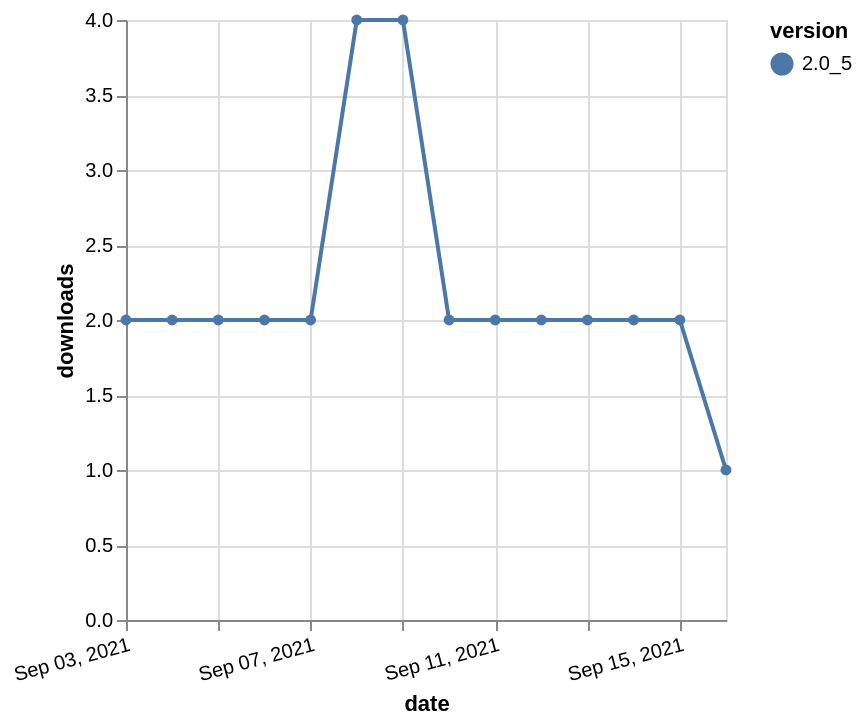

Vega-Lite specification for this chart:
### Vega-Lite specification from a JSON file in a GitHub repository (floating-point values rounded to 4 significant figures)
{"$schema": "https://vega.github.io/schema/vega-lite/v5.json", "description": "A simple bar chart with embedded data.", "data": {"values": [{"date": "2021-09-03", "total": 3666, "delta": 2, "version": "2.0_5"}, {"date": "2021-09-04", "total": 3668, "delta": 2, "version": "2.0_5"}, {"date": "2021-09-05", "total": 3670, "delta": 2, "version": "2.0_5"}, {"date": "2021-09-06", "total": 3672, "delta": 2, "version": "2.0_5"}, {"date": "2021-09-07", "total": 3674, "delta": 2, "version": "2.0_5"}, {"date": "2021-09-08", "total": 3678, "delta": 4, "version": "2.0_5"}, {"date": "2021-09-09", "total": 3682, "delta": 4, "version": "2.0_5"}, {"date": "2021-09-10", "total": 3684, "delta": 2, "version": "2.0_5"}, {"date": "2021-09-11", "total": 3686, "delta": 2, "version": "2.0_5"}, {"date": "2021-09-12", "total": 3688, "delta": 2, "version": "2.0_5"}, {"date": "2021-09-13", "total": 3690, "delta": 2, "version": "2.0_5"}, {"date": "2021-09-14", "total": 3692, "delta": 2, "version": "2.0_5"}, {"date": "2021-09-15", "total": 3694, "delta": 2, "version": "2.0_5"}, {"date": "2021-09-16", "total": 3695, "delta": 1, "version": "2.0_5"}]}, "width": "container", "mark": {"type": "line", "point": {"filled": true}}, "encoding": {"x": {"field": "date", "type": "temporal", "timeUnit": "yearmonthdate", "title": "date", "axis": {"labelAngle": -15}}, "y": {"field": "delta", "type": "quantitative", "title": "downloads"}, "color": {"field": "version", "type": "nominal"}, "tooltip": {"field": "delta"}}}
